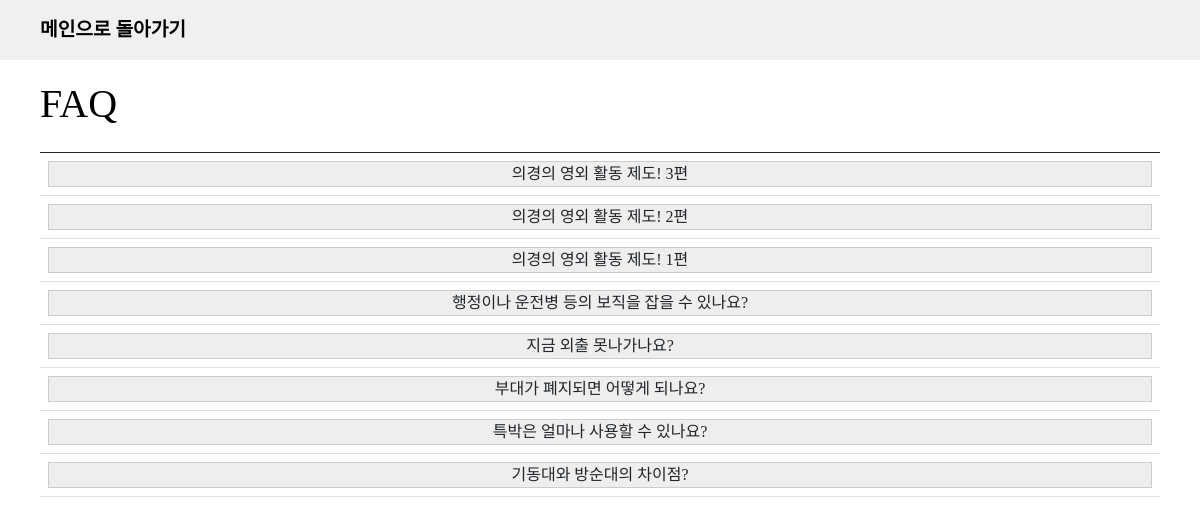
/detail/faq, run on the app's committed database.
### app/models.py (models this page shows)
class Faq(db.Model):
    id = db.Column(db.Integer, primary_key=True)
    subject = db.Column(db.String(200), nullable=False)
    content = db.Column(db.Text(), nullable=False)

### app/views/detail_views.py (the view)
@bp.route("/faq")
def faq_list():
    faq_list = Faq.query.order_by(Faq.id.desc()).all()
    return render_template("faq_list.html", faq_list=faq_list)

### app/templates/faq_list.html (shortened to what this page needs)
{% extends 'base.html' %}
{% block contents %}
<section class='inner faq_table'>
  <h1>FAQ</h1>
  <table class="table">
    <thead>
      <tr>
        <th scope="col"> </th>
      </tr>
    </thead>
    <tbody>
      {% for faq in faq_list %}
      <tr>
        <td>
          <div>
            <label for="{{faq.id}}" class="toggle_button">{{faq.subject}}</label>
          </div>
        </td>
      </tr>
      {% endfor %}
    </tbody>
  </table>
</section>
{%endblock%}

### app/static/css/style.css (style rules this page uses)
* { box-sizing:border-box; }
html { height: 100%; }
body { min-height: 100%; font-family: "Spoca Han Sans Neo", "sans-serif"; color:black; }
.inner { height: 100%; padding: 0 40px; margin: 0 auto; }
section { width: 100%; position: relative; }
header + section h1, header + section h2 { margin-top: 80px; }
.toggle_button { cursor:pointer; display:block; background:#eee; text-align:center; border:1px solid #ccc; }

### data on the page
Faq: subject "의경의 영외 활동 제도! 3편"
Faq: subject "의경의 영외 활동 제도! 2편"
Faq: subject "의경의 영외 활동 제도! 1편"
Faq: subject "행정이나 운전병 등의 보직을 잡을 수 있나요?"
Faq: subject "지금 외출 못나가나요?"
Faq: subject "부대가 폐지되면 어떻게 되나요?"
Faq: subject "특박은 얼마나 사용할 수 있나요?"
Faq: subject "기동대와 방순대의 차이점?"
